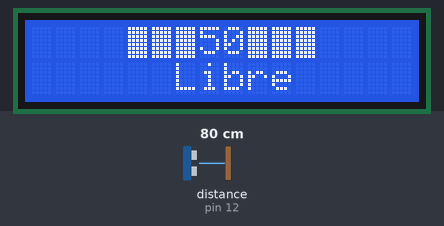
The sketch below on a simulated Arduino Uno, built with avr-gcc and run on an emulated ATmega328P. Shown: 16×2 character LCD. Wiring (inferred from the names in the program): ultrasonic range finder: trigger pin 13; echo pin 12. Inputs (shaded band) come from the test bench; at power-on: distance to the obstacle (sensor on pin 12) 80 cm. The echo pulse lasts 58.3 µs per cm.

Above: at 1.2 s.
1.3 s: distance to the obstacle (sensor on pin 12) set to 9 cm
At 2.4 s:
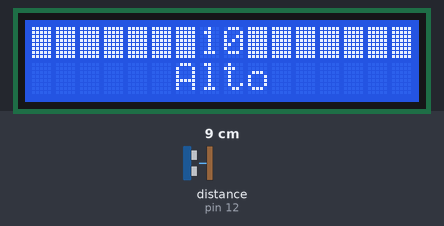
3.1 s: distance to the obstacle (sensor on pin 12) set to 27 cm
4.6 s: distance to the obstacle (sensor on pin 12) set to 33 cm
At 5.4 s:
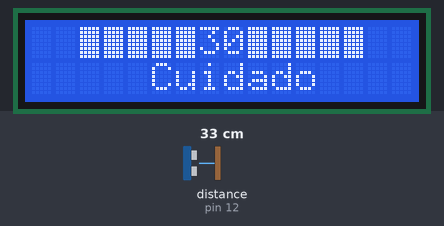
6.2 s: distance to the obstacle (sensor on pin 12) set to 48 cm
7.7 s: distance to the obstacle (sensor on pin 12) set to 54 cm
At 9.0 s:
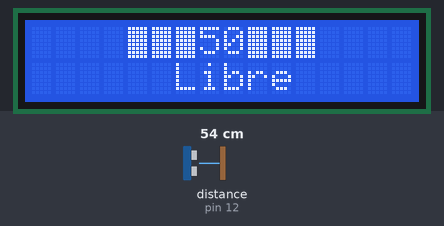
9.3 s: distance to the obstacle (sensor on pin 12) set to 35 cm
At 9.7 s:
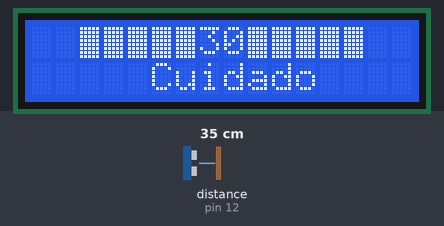
Timing chart, 0 to 11.9 s (numbered marks = the images above; inputs shaded):
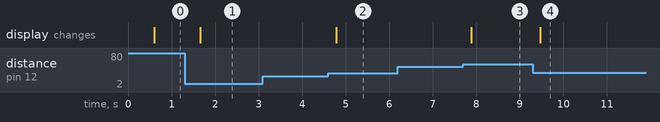

The sketch:

sensor_de_parqueo.ino
```cpp
/*
   Fundacion Kinal
   Centro educativo tecnico laboral Kinal
   Quinto perito
   Quinto electronica
   Codigo Tecnico: EB5AM
   Curso: Taller de electronica digital y reparacion de computadoras I
   Proyecto: SENSOR DE PARQUEO
   De: Eliezer Denilson Gaitán Corado
*/

//librerias a utilizar
#include <Wire.h>
#include <LiquidCrystal_I2C.h>

//definir pines
#define trig 13
#define echo 12

byte relleno[] = {
  B11111,
  B11111,
  B11111,
  B11111,
  B11111,
  B11111,
  B11111,
  B11111
};
LiquidCrystal_I2C lcd_dni(0x27,16,2);
void setup() {
  lcd_dni.init();
  lcd_dni.backlight();
  pinMode(trig, OUTPUT);
  pinMode(echo,INPUT);
  lcd_dni.createChar(1,relleno); //se le llamara "relleno" a los cuadros que se utilizaran.
}
void loop() {
  int distancin=dis();
    if(distancin >=50){  //distancia de 50cm.
      lcd_dni.clear();
      lcd_dni.setCursor(7,0);
      lcd_dni.print("50");
      lcd_dni.setCursor(6,0);
      lcd_dni.write(1);
      lcd_dni.setCursor(5,0);
      lcd_dni.write(1);
      lcd_dni.setCursor(4,0);
      lcd_dni.write(1);
      lcd_dni.setCursor(9,0);
      lcd_dni.write(1);
      lcd_dni.setCursor(10,0);
      lcd_dni.write(1);
      lcd_dni.setCursor(11,0);
      lcd_dni.write(1);
      lcd_dni.setCursor(6,1);
      lcd_dni.print("Libre");   //palabra a mostrar a los 50cm.
    }
    if(distancin >=30 && distancin <=45){   //distancia de 30cm.
      lcd_dni.clear();
      lcd_dni.setCursor(7,0);
      lcd_dni.print("30");
      lcd_dni.setCursor(6,0);
      lcd_dni.write(1);
      lcd_dni.setCursor(5,0);
      lcd_dni.write(1);
      lcd_dni.setCursor(4,0);
      lcd_dni.write(1);
      lcd_dni.setCursor(3,0);
      lcd_dni.write(1);
      lcd_dni.setCursor(2,0);
      lcd_dni.write(1);
      lcd_dni.setCursor(9,0);
      lcd_dni.write(1);
      lcd_dni.setCursor(10,0);
      lcd_dni.write(1);
      lcd_dni.setCursor(11,0);
      lcd_dni.write(1);
      lcd_dni.setCursor(12,0);
      lcd_dni.write(1);
      lcd_dni.setCursor(13,0);
      lcd_dni.write(1);
      lcd_dni.setCursor(5,1);
      lcd_dni.print("Cuidado");        //palabra a mostrar a los 30cm.
    }
     if(distancin >=8 && distancin <=15){       //distancia de 10cm.
      lcd_dni.clear();
      lcd_dni.setCursor(7,0);
      lcd_dni.print("10");
      lcd_dni.setCursor(6,0);
      lcd_dni.write(1);
      lcd_dni.setCursor(5,0);
      lcd_dni.write(1);
      lcd_dni.setCursor(4,0);
      lcd_dni.write(1);
      lcd_dni.setCursor(3,0);
      lcd_dni.write(1);
      lcd_dni.setCursor(2,0);
      lcd_dni.write(1);
      lcd_dni.setCursor(1,0);
      lcd_dni.write(1);
      lcd_dni.setCursor(0,0);
      lcd_dni.write(1);
      lcd_dni.setCursor(9,0);
      lcd_dni.write(1);
      lcd_dni.setCursor(10,0);
      lcd_dni.write(1);
      lcd_dni.setCursor(11,0);
      lcd_dni.write(1);
      lcd_dni.setCursor(12,0);
      lcd_dni.write(1);
      lcd_dni.setCursor(13,0);
      lcd_dni.write(1);
      lcd_dni.setCursor(14,0);
      lcd_dni.write(1);
      lcd_dni.setCursor(15,0);
      lcd_dni.write(1);
      lcd_dni.setCursor(16,0);
      lcd_dni.write(1);
      lcd_dni.setCursor(6,1);
      lcd_dni.print("Alto");      //palabra a mostrar a los 10cm.
    }
}

int dis(){
   long sensor, distancia;
    delay(500);
    digitalWrite(trig, HIGH);
    delayMicroseconds(2);
    digitalWrite (trig, LOW);
    delayMicroseconds(5);
    sensor = pulseIn(echo, HIGH);
    distancia = sensor/59;
    return distancia;
}
```

Measured:
- the behaviour switches between 30 and 31 cm on distance to the obstacle (sensor on pin 12) (found by bisection; images 1 and 2)
- the behaviour switches between 50 and 51 cm on distance to the obstacle (sensor on pin 12) (found by bisection; images 2 and 3)
- after the input at 1.3 s, the display: changes after 0.36 s (image 1)
- after the input at 3.1 s, every drawn part: stays the same
- after the input at 4.6 s, the display: changes after 0.18 s (image 2)
- after the input at 6.2 s, every drawn part: stays the same
- after the input at 7.7 s, the display: changes after 0.19 s (image 3)
- after the input at 9.3 s, the display: changes after 0.17 s (image 4)
